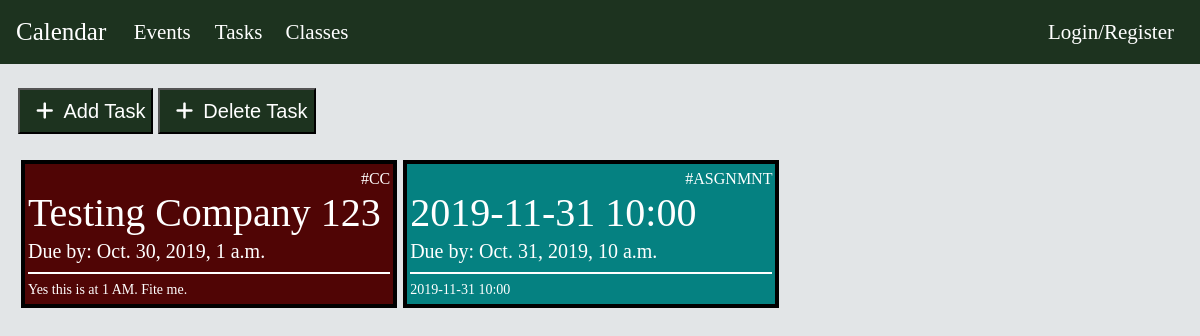
/tasks/, run on the app's committed database.
### Tasks/models.py (models this page shows, shortened)
class CodingChallenge(models.Model):
    user = models.ForeignKey(User, on_delete=models.SET_NULL, null=True, blank=True)
    company = models.CharField(max_length=50)
    due_by = models.DateTimeField()
    completed_status = models.BooleanField(default=False)
    notes = models.TextField()

class Assignment(models.Model):
    user = models.ForeignKey(User, on_delete=models.SET_NULL, null=True, blank=True)
    name = models.CharField(max_length=100)
    course = models.OneToOneField(Course, on_delete= models.PROTECT, blank=True,null=True)
    due_by = models.DateTimeField()
    notes = models.TextField(blank=True,null=True)

### Tasks/views.py (the view, shortened to what this page needs)
# urls.py: path('', views.taskView.as_view(), name='task'),
class taskView(TemplateView):
    model = CodingChallenge
    template_name = "Tasks/tasks.html"
    AddAssignmentForm = AddAssignmentForm
    AddCodingChallengeForm = AddCodingChallengeForm
    def get_context_data(self, **kwargs):
        now = timezone.now()
        context = super().get_context_data(**kwargs)
        context["tasks"] = []
        if self.request.user.id == None:
            for i in CodingChallenge.objects.filter(user__id=1):
                context["tasks"].append(tasks(model=i,color="rgb(80, 5, 5)"))
            for i in Assignment.objects.filter(user__id=1):
                context["tasks"].append(tasks(model=i,color="rgb(5, 129, 129)"))
            for i in Exam.objects.filter(user__id=1):
                context["tasks"].append(tasks(model=i,color="green"))
            for i in Other.objects.filter(user__id=1):
                context["tasks"].append(tasks(model=i,color="red"))
        mergeSort(context["tasks"])
        return context

### Tasks/utils.py (called while the page is built)
def mergeSort(arr):
    if len(arr) >1:
        mid = len(arr)//2 #Finding the mid of the array
        L = arr[:mid] # Dividing the array elements
        R = arr[mid:] # into 2 halves
        mergeSort(L) # Sorting the first half
        mergeSort(R) # Sorting the second half
        i = j = k = 0
        while i < len(L) and j < len(R):
            if L[i].model.due_by < R[j].model.due_by:
                arr[k] = L[i]
                i+=1
            else:
                arr[k] = R[j]
                j+=1
            k+=1
        while i < len(L):
            arr[k] = L[i]
            i+=1
            k+=1
        while j < len(R):
            arr[k] = R[j]
            j+=1
            k+=1

### Tasks/templates/Tasks/Tasks.html (shortened to what this page needs)
{% extends 'base.html' %}
{% load static %}
{% block content %}
<html>
    <head>
        <link rel="stylesheet" href= "{% static 'Tasks/tasks.css'%}">
    </head>
<body>
    <br>
    <button id="add" type="button" data-toggle="modal"
    data-target="#add_task" data-whatever="@getbootstrap">
    <i class="fas fa-plus"></i>Add Task</button>
    <button style="margin-left:0px;"id="add" type="button" data-toggle="modal"
    data-target="#delete_task" data-whatever="@getbootstrap">
    <i class="fas fa-plus"></i>Delete Task</button>
    <br><br>
    <div class="main-container">
        {% for item in tasks %}
            <div style="background-color: {{ item.color }} " class="task-item" id="coding-challenge">
                {% if item.color == 'rgb(80, 5, 5)' %}<h6>#CC</h6>{% endif %}
                {% if item.color == 'rgb(5, 129, 129)' %}<h6>#ASGNMNT</h6>{% endif %}
                <h1>{{item.model.company}}</h1>
                <h1>{{item.model.name}}</h1>
                <h5>Due by: {{item.model.due_by}}</h5>
                <h4><hr/>{{item.model.notes}}</h4>
            </div>
        {% endfor %}
    </div>
</body>
{% endblock %}

### Tasks/static/Tasks/tasks.css (style rules this page uses)
body { font-family: 'Trebuchet MS' }
html, body { margin: 0; padding: 0; }
.main-container { width:98%; display:flex; overflow:hidden; flex-wrap: wrap; font-family: 'Trebuchet MS'; margin-left: 1.5%; }
i { color:white; font-size:20px; padding:10px; }
button { background-color:rgb(29, 51, 31); font-family: Arial, Helvetica, sans-serif; font-size: 20px; color:white; margin-left: 1.5%; }
.task-item { width:32%; margin: 0.25%; padding:3px; border: 4px solid black; font-weight: 100; }
.task-item h1, h4, h5, h6 { margin-top:2px; margin-bottom:2px; font-weight: bolder; color:white; }
h6 { text-align:right; margin-bottom:-2px; }
h4 { font-size: 14px; }
hr { display: block; height: 1px; border: 0; border-bottom: 2.5px solid white; margin: 0.6em 0; padding: 0; }

### templates/base.html (style rules this page uses)
body { background-size:100%; font-family: 'Arial'; background-color: rgb(226, 229, 231); }

### data on the page
CodingChallenge: model.company "Testing Company 123", model.due_by "Oct. 30, 2019, 1 a.m.", model.notes "Yes this is at 1 AM. Fite me."
Assignment: model.name "2019-11-31 10:00", model.due_by "Oct. 31, 2019, 10 a.m.", model.notes "2019-11-31 10:00"
